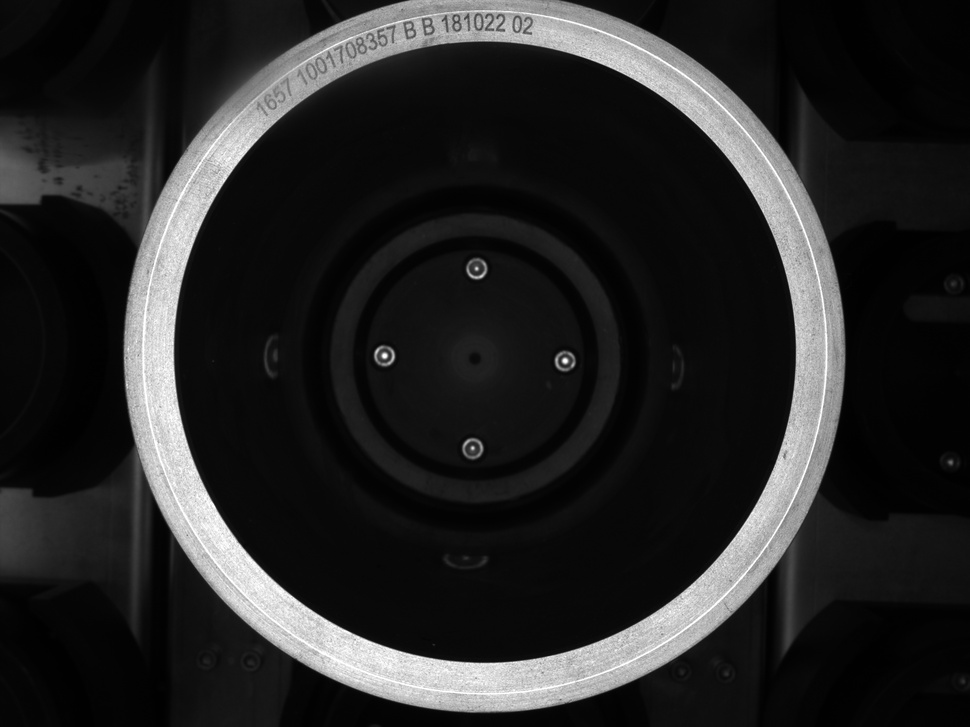
#> input picture src/ch3/09_30_13.jpg, 970 x 727 px, shrunk from 2592 x 1944 before the run
$ python '二值化例子.py'
#> lines starting #> are read from the running program, lines starting #| are printed output that depends on the picture; after the words box and inside, x2 and y2 are one past the last pixel; in counts of white or black regions, pixels touching at a corner belong together
#> further down, src is the input picture: shape (727, 970, 3); min 0, max 255, mean 38.1
import cv2 as cv


# 图像二值化 0白色 1黑色
def threshold_image(image):
    # 以灰度化形式读取图片
    gray = cv.cvtColor(image, cv.COLOR_BGR2GRAY)
    # OpenCV中的窗口无法显示中文，未解决
    # OpenCV中读取文件路径也不能包含中文，否则会出错
    cv.imshow("original", gray)
    # OpenCV中读取的图像形式是以数组的形式读取与PIL中的image模块的读取不一样
    ret, binary = cv.threshold(gray, 0, 255, cv.THRESH_BINARY | cv.THRESH_OTSU)  # 大律法,全局自适应阈值 参数0可改为任意数字但不起作用
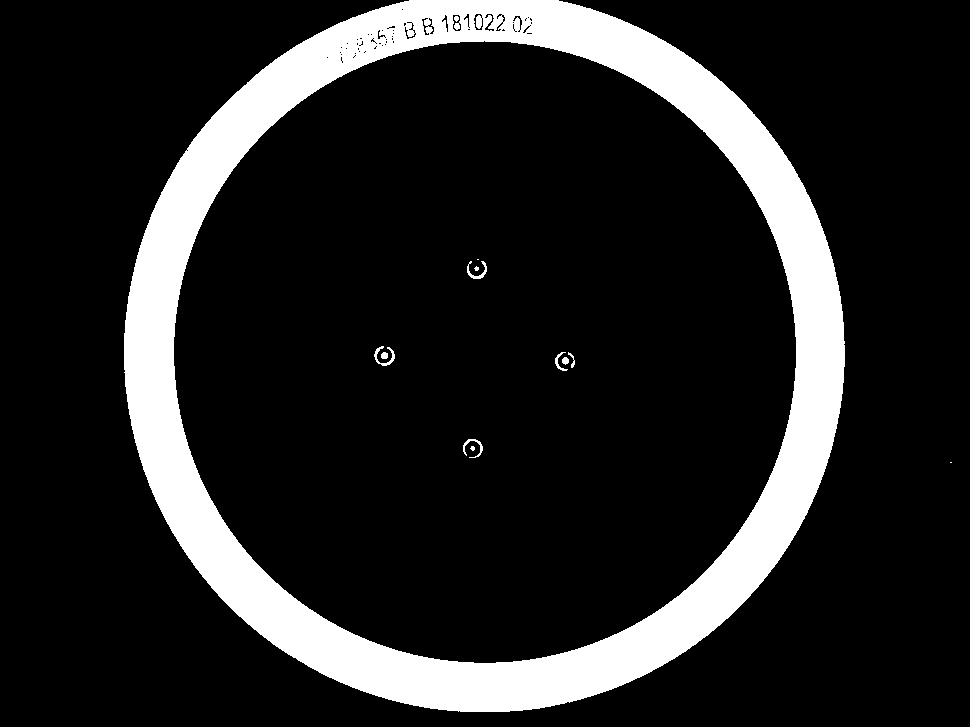
#> binary: shape (727, 970); 14.7% white; 13 white regions (4 under 20 px), largest, box (x1, y1, x2, y2) and area: (124, 0, 845, 712) 102832, (374, 346, 395, 366) 136, (467, 261, 487, 279) 117
#> ret = 99
    print("大律法阈值：%s" % ret)
#| 大律法阈值：99.0
    cv.imshow("OTSU", binary)
    # ret可输出该阈值类型下进行二值化所选取的阈值
    ret, binary = cv.threshold(gray, 0, 255,
                               cv.THRESH_BINARY | cv.THRESH_TRIANGLE)  # TRIANGLE法,，全局自适应阈值, 参数0可改为任意数字但不起作用，适用于单个波峰
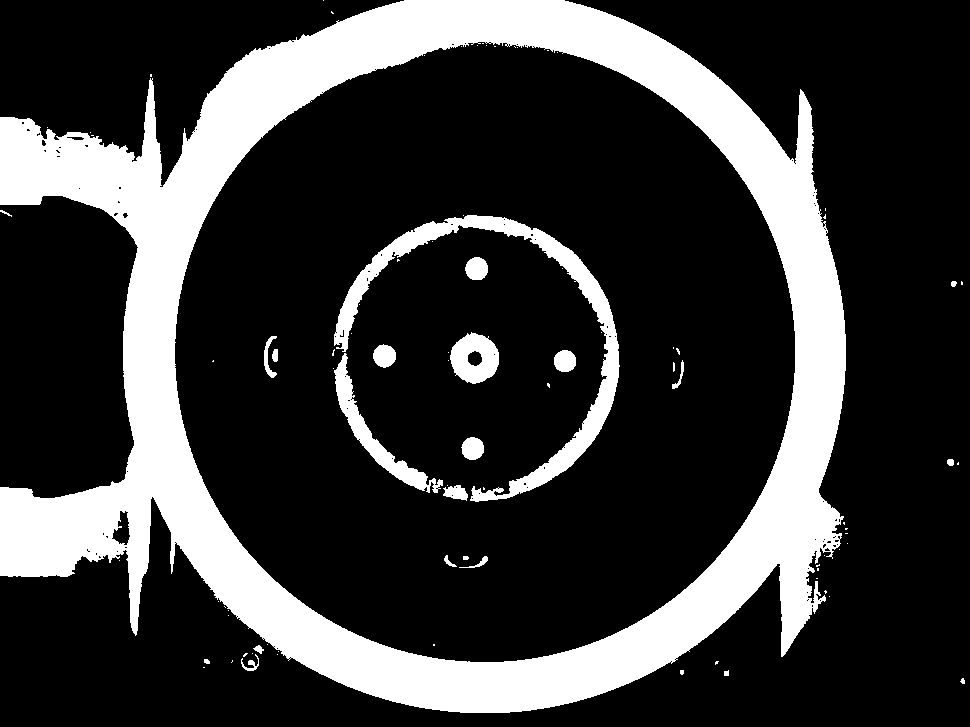
#> binary: shape (727, 970); 22.5% white; 87 white regions (64 under 20 px), largest, box (x1, y1, x2, y2) and area: (0, 0, 846, 713) 142213, (334, 215, 620, 502) 9552, (334, 353, 443, 493) 2523
#> ret = 26
    print("阈值：%s" % ret)
#| 阈值：26.0
    cv.imshow("TRIANGLE", binary)

    ret, binary = cv.threshold(gray, 150, 255, cv.THRESH_BINARY)  # 自定义阈值为150,大于150的是白色 小于的是黑色
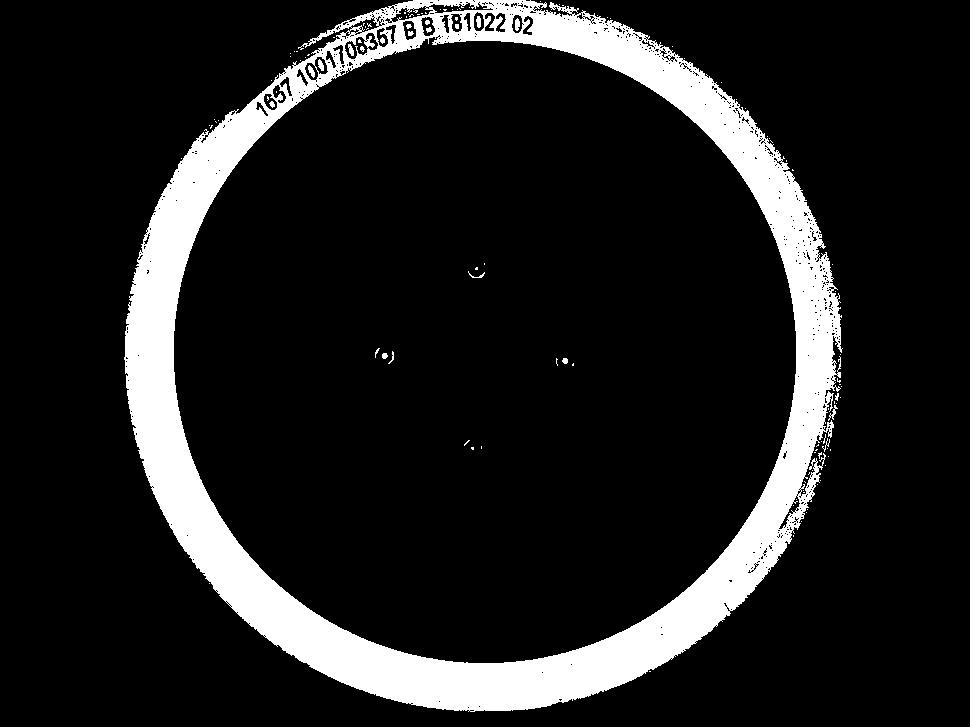
#> binary: shape (727, 970); 12.8% white; 118 white regions (99 under 20 px), largest, box (x1, y1, x2, y2) and area: (124, 0, 843, 712) 89434, (515, 18, 520, 31) 51, (308, 65, 315, 78) 50
    print("阈值：%s" % ret)
    cv.imshow("1", binary)

    ret, binary = cv.threshold(gray, 150, 255, cv.THRESH_BINARY_INV)  # 自定义阈值为150,大于150的是黑色 小于的是白色
    print("阈值：%s" % ret)
    cv.imshow("2", binary)


src = cv.imread("09_30_13.jpg")
threshold_image(src)
cv.waitKey(0)
cv.destroyAllWindows()

$ run again, with src/ch3/09_27_02.jpg copied over src/ch3/09_30_13.jpg
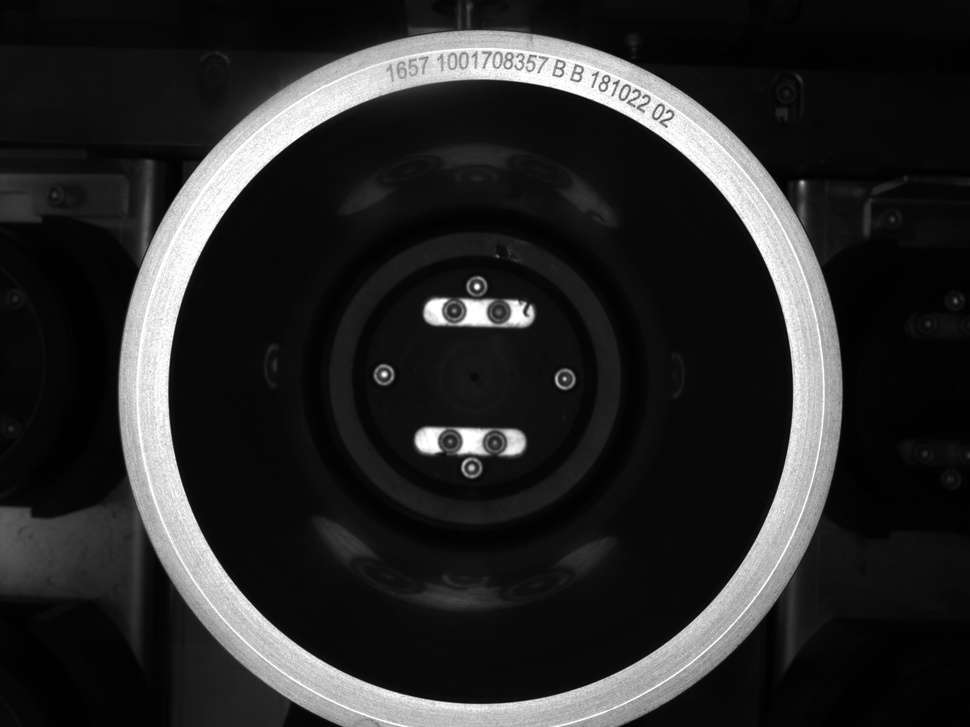
#> input picture src/ch3/09_27_02.jpg, 970 x 727 px, shrunk from 2592 x 1944 before the run
#> src is the input picture: shape (727, 970, 3); min 0, max 255, mean 40.4
#> in threshold_image, `ret, binary = cv.threshold(gray, 0, 255, cv.THRESH_BINARY | cv.THRESH_..`:
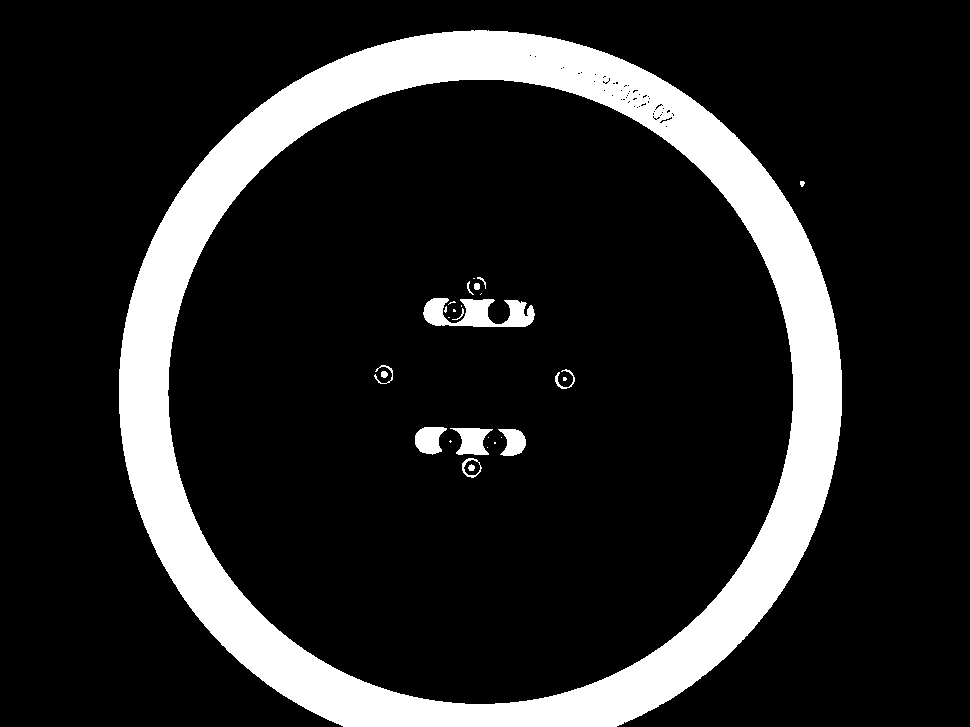
#> binary: shape (727, 970); 14.7% white; 28 white regions (13 under 20 px), largest, box (x1, y1, x2, y2) and area: (119, 30, 842, 727) 99597, (423, 298, 535, 327) 1959, (450, 428, 493, 455) 715
#> in threshold_image, `ret, binary = cv.threshold(gray, 0, 255, cv.THRESH_BINARY | cv.THRESH_..`: ret = 106
#| 大律法阈值：106.0
#> in threshold_image, `ret, binary = cv.threshold(gray, 0, 255, cv.THRESH_BINARY | cv.THRESH_..`: ret = 25
#| 阈值：25.0
#> in threshold_image, `ret, binary = cv.threshold(gray, 150, 255, cv.THRESH_BINARY)`:
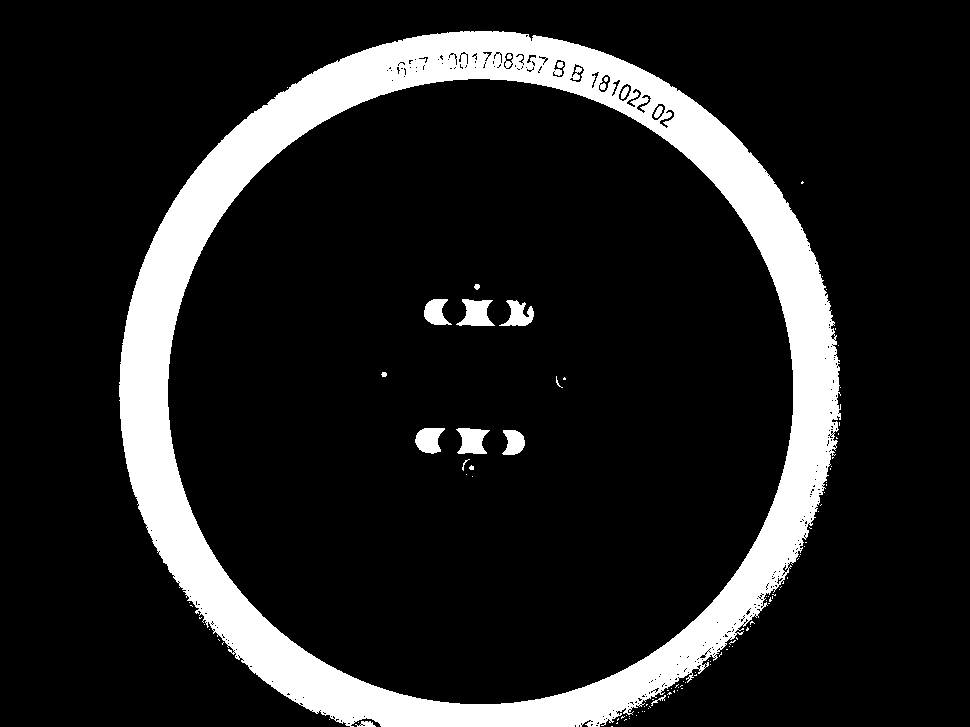
#> binary: shape (727, 970); 13.7% white; 108 white regions (91 under 20 px), largest, box (x1, y1, x2, y2) and area: (119, 31, 841, 727) 92523, (456, 299, 495, 326) 662, (456, 428, 490, 454) 612

$ run again, with src/ch3/detail.jpg copied over src/ch3/09_30_13.jpg
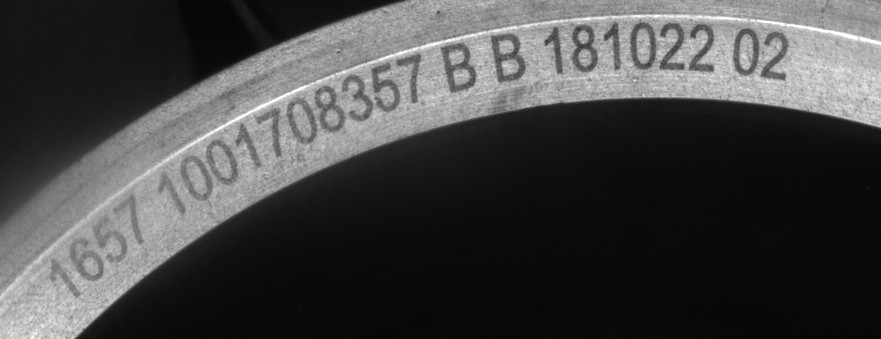
#> input picture src/ch3/detail.jpg, 881 x 339 px
#> src is the input picture: shape (339, 881, 3); min 5, max 255, mean 69.4
#> in threshold_image, `ret, binary = cv.threshold(gray, 0, 255, cv.THRESH_BINARY | cv.THRESH_..`:
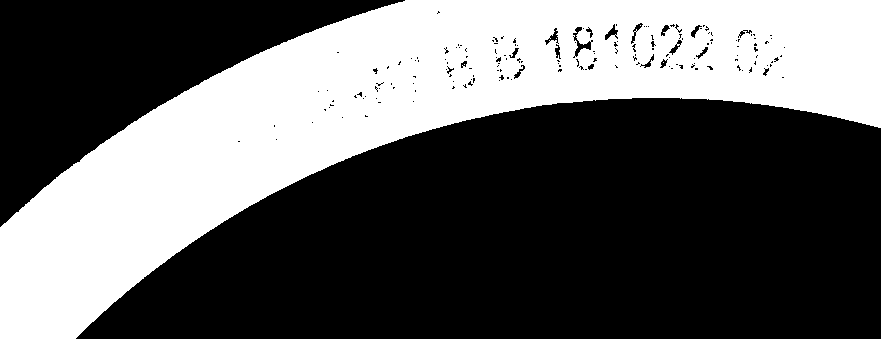
#> binary: shape (339, 881); 37.3% white; 5 white regions (4 under 20 px), largest, box (x1, y1, x2, y2) and area: (0, 0, 881, 339) 111506
#> in threshold_image, `ret, binary = cv.threshold(gray, 0, 255, cv.THRESH_BINARY | cv.THRESH_..`: ret = 87
#| 大律法阈值：87.0
#> in threshold_image, `ret, binary = cv.threshold(gray, 0, 255, cv.THRESH_BINARY | cv.THRESH_..`: ret = 33
#| 阈值：33.0
#> in threshold_image, `ret, binary = cv.threshold(gray, 150, 255, cv.THRESH_BINARY)`:
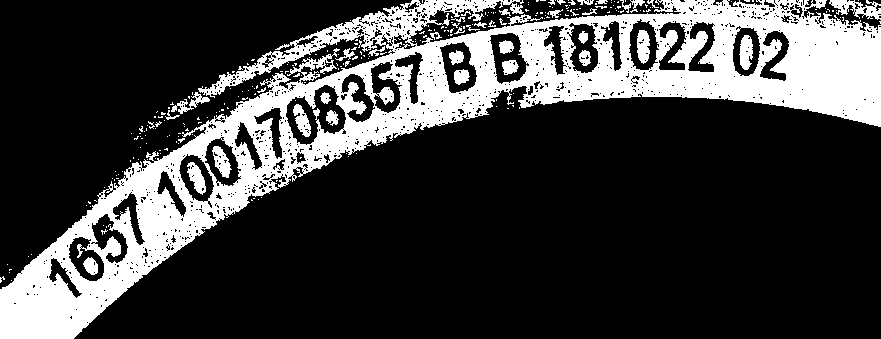
#> binary: shape (339, 881); 24% white; 268 white regions (226 under 20 px), largest, box (x1, y1, x2, y2) and area: (0, 0, 881, 339) 66104, (829, 0, 881, 20) 517, (739, 35, 753, 70) 359
